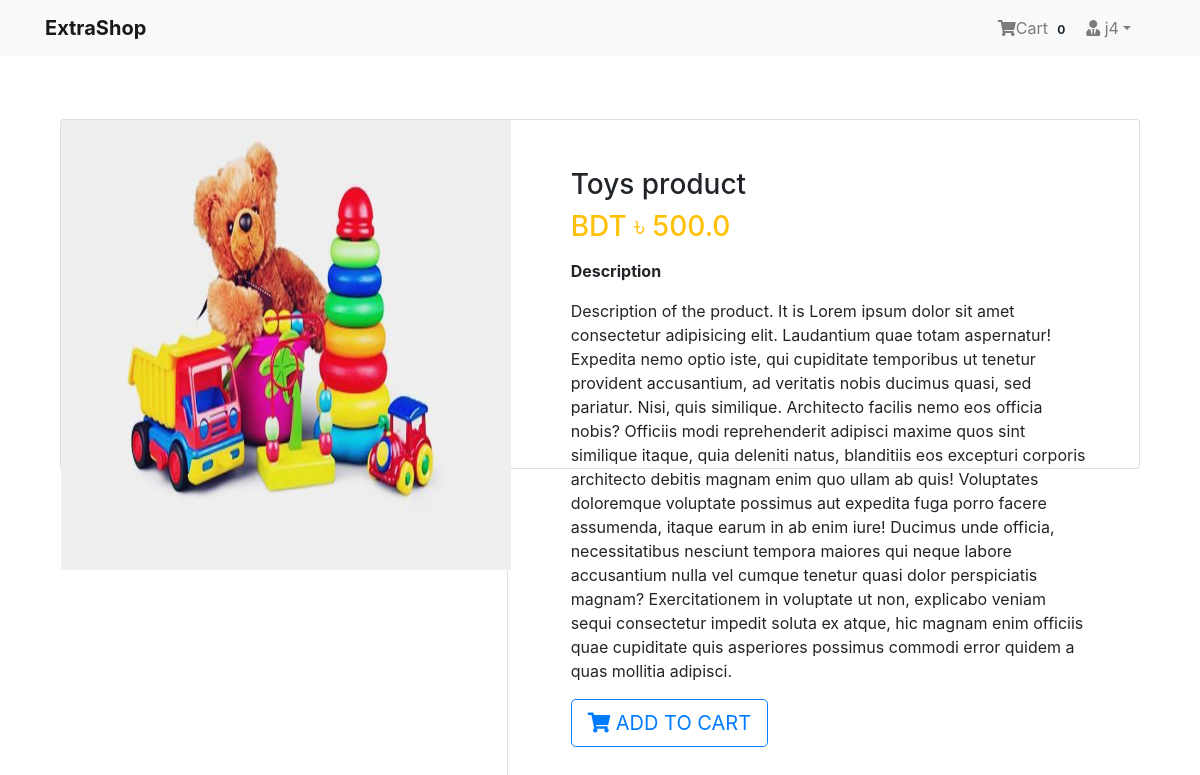
Page /product/1/ (signed in) on the committed database.
### app_login/models.py (models this page shows, shortened)
class User(AbstractBaseUser, PermissionsMixin):
    email = models.EmailField(unique=True, null=False)
    is_staff = models.BooleanField(
        ugettext_lazy('staff status'),
        default=False,
        help_text=ugettext_lazy(
            'Designates Whether the user can log in this site')
    )
    is_active = models.BooleanField(
        ugettext_lazy('active'),
        default=True,
        help_text=ugettext_lazy(
            ' Designates Whether this user should be treated as active. Unselect this instead of deleting accounts')
    )
    USERNAME_FIELD = 'email'
    objects = MyUserManager()

class Profile(models.Model):
    user = models.OneToOneField(
        User, on_delete=models.CASCADE, related_name='profile')
    username = models.CharField(max_length=264, blank=True)
    full_name = models.CharField(max_length=264, blank=True)
    address_1 = models.TextField(max_length=264, blank=True)
    city = models.CharField(max_length=264, blank=True)
    zipcode = models.CharField(max_length=10, blank=True)
    country = models.CharField(max_length=50, blank=True)
    phone = models.CharField(max_length=20, blank=True)
    date_joined = models.DateTimeField(auto_now_add=True)

### app_order/models.py (models this page shows, shortened)
class Order(models.Model):
    order_items = models.ManyToManyField(Cart)
    user = models.ForeignKey(settings.AUTH_USER_MODEL, on_delete=models.CASCADE)
    ordered = models.BooleanField(default=False)
    created = models.DateTimeField(auto_now_add=True)
    paymentId = models.CharField(max_length=264, blank=True, null=True)
    orderId = models.CharField(max_length=210, blank=True, null=True)

### app_shop/models.py (models this page shows, shortened)
class Product(models.Model):
    mainimage = models.ImageField(upload_to="Products")
    name = models.CharField(max_length=264)
    category = models.ForeignKey(Category, on_delete=models.CASCADE, related_name ='category')
    preview_text = models.TextField(max_length=200, verbose_name='Preview Text')
    detail_text = models.TextField(max_length=1000, verbose_name='Description')
    price = models.FloatField()
    oldprice = models.FloatField(default=0.0)
    created = models.DateTimeField(auto_now_add=True)
    class Meta:
        ordering = ['-created']

### app_shop/views.py (the view)
# urls.py: path('product/<pk>/', views.ProductDetails.as_view(), name='product_details')
class ProductDetails(LoginRequiredMixin, DetailView):
    model = Product
    template_name = 'app_shop/product_details.html'

### app_order/templatetags/cart_tag.py (called while the page is built)
@register.filter
def cart_total(user):
    order = Order.objects.filter(user=user, ordered=False)
    if order.exists():
        return order[0].order_items.count()
    else:
        return 0

### templates/app_shop/product_details.html
{% extends 'base.html' %}
{% block content %}
  <div class="container my-5">
    <div class="card">
      <div class="row">
        <aside class="col-sm-5 border-right">
          <article class="gallery-wrap">
            <div class="img-big-wrap">
              <div>
                <a href="#"> <img src="/media/{{object.mainimage}}"
                style="width:450px"></a>
              </div>
            </div>
          </article>
        </aside>
        <aside class="col-sm-7">
          <article class="card-body p-5">
            <h3 class="title mp-3">{{object.name}}</h3>
            <p class="price-detail-wrap">
              <span class="price h3 text-warning">
                <span class="currency"> BDT &#2547; </span><span class="num">{{object.price}}</span>
              </span>
            </p>
            <dl class="item-property">
              <dt>Description</dt>
              <dd>
                <p>{{object.detail_text|linebreaks}}</p>
              </dd>
            </dl>
            <a href="{% url 'app_order:order' pk=object.pk %}" class="btn btn-lg btn-outline-primary text-uppercase"> <i class="fas fa-shopping-cart"></i> Add to Cart</a>
          </article>
        </aside>
      </div>
    </div>
  </div>
{% endblock %}

### templates/navbar.html (shortened to what this page needs)
{% load cart_tag %}
<nav class="navbar navbar-expand-lg navbar-light bg-light">
  <div class="container">
    <a class="navbar-brand" href="{% url 'app_shop:home' %}"> <b>ExtraShop</b> </a>
  <div class="collapse navbar-collapse" id="navbarNav">
    <ul class="navbar-nav ml-auto">
       {% if request.user.is_authenticated %}
      <li class="nav-item">
          <a href="{% url 'app_order:cart' %}" class="nav-link">
          <i class="fa fa-shopping-cart"></i>Cart <span class="badge badge-light">{{ request.user | cart_total }}</span>
        </a>
      </li>
      <li class="nav-item dropdown mr-3">
        <a class="nav-link dropdown-toggle" href="#" id="navbarDropdown"
        role="button" data-toggle="dropdown" aria-haspopup="true" aria-expanded="false">
      <i class="fas fa-user-tie"></i>
      {{request.user.profile.username}}</a>
      </li>
      {% else %}
      <li class="nav-item">
        <a href="{% url 'app_login:login' %}" class="btn btn-primary">Login</a>
      </li>
      {% endif %}
    </ul>
   </div>
  </div>
</nav>

### static/css/main.css (style rules this page uses)
.gallery-wrap .img-big-wrap img { height: 450px; width: auto; display: inline-block; cursor: zoom-in; }

### templates/base.html (style rules this page uses)
.card { height: 350px; }

### rows in the picture
User: user|cart_total "0", user.profile.username "j4"
Product: mainimage (picture), name "Toys product", price "500.0", detail_text "Description of the product. It is Lorem ipsum dolor sit amet consectetur adipisicing elit. Laudantium quae totam aspernatur! Expedita nemo optio iste, qui cupiditate temporibus ut tenetur provident accusantium, ad veritatis nobis ducimus quasi, sed pariatur. Nisi, quis similique. Architecto facilis nemo eos officia nobis? Officiis modi reprehenderit adipisci maxime quos sint similique itaque, quia deleniti natus, blanditiis eos excepturi corporis architecto debitis magnam enim quo ullam ab quis! Voluptates doloremque voluptate possimus aut expedita fuga porro facere assumenda, itaque earum in ab enim iure! Ducimus unde officia, necessitatibus nesciunt tempora maiores qui neque labore…"
